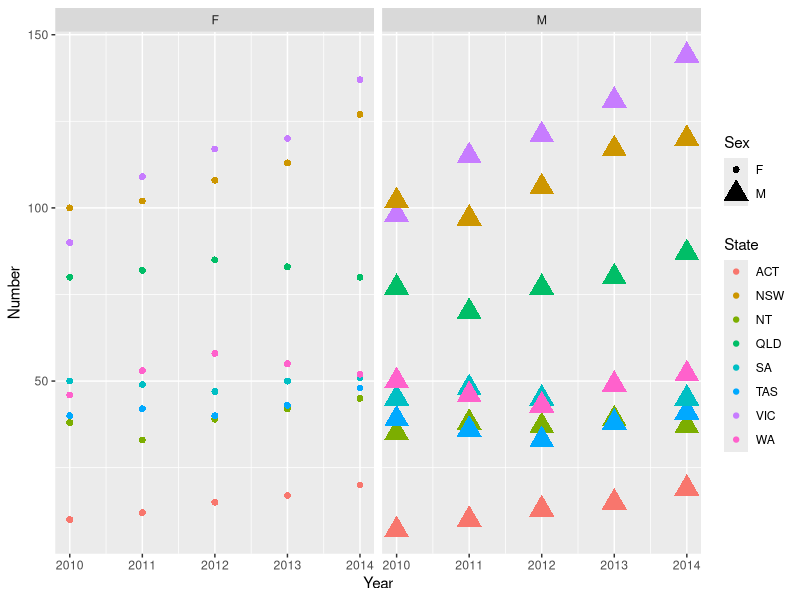
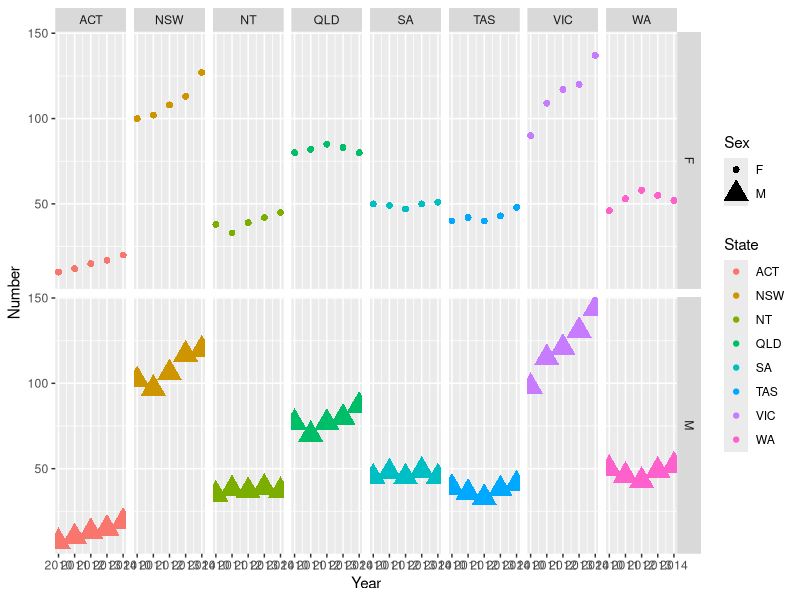
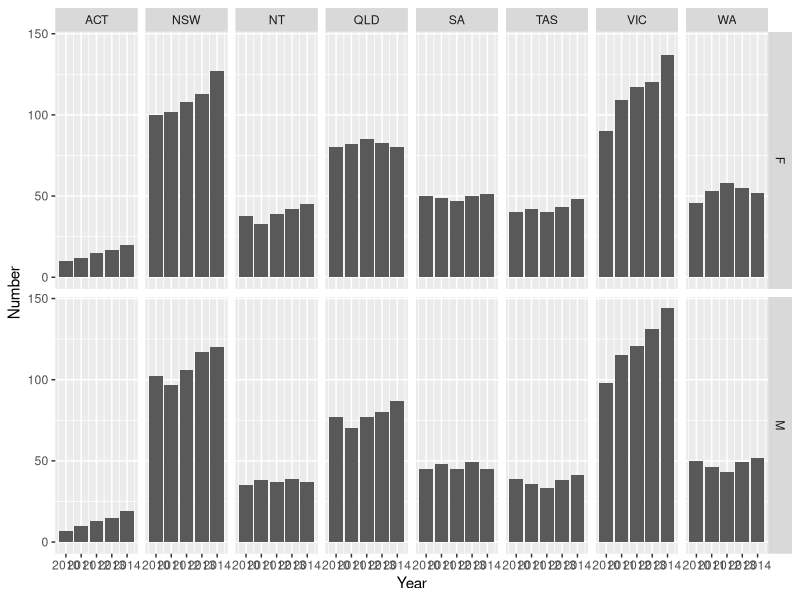

Generate these figures, in order, with R:
library(ggplot2)

myGraph <- ggplot(mtcars, aes(mpg, hp))

g1 <- myGraph + geom_point(colour = "Blue")

## another example

myData <- read.csv('sample-data-for-r-plot.csv')
# first plot
ggplot(myData, aes(Year, Number)) + geom_point(aes(shape = Sex, colour = State, size = Sex)) + facet_wrap(~Sex, nrow=1)

# seconde plot
ggplot(myData, aes(Year, Number)) + geom_point(aes(shape = Sex, colour = State, size = Sex)) + facet_grid(Sex~State)

# third plot
ggplot(myData,aes(Year,Number)) + geom_bar(stat = "identity") + facet_grid(Sex~State)

